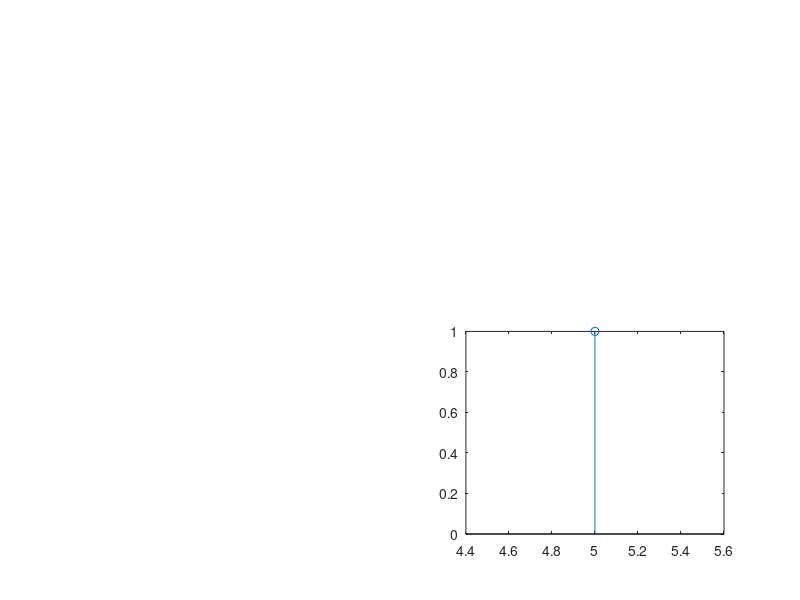

The MATLAB source for this figure: (Note: this script raises an error after producing the figure.)
clear all
close all
clc
%unit impulse sequence

n1 = input('enter value of n1');
n2 = input('enter value of n2');
n0 = input('enter value of n0');

if(n0<=n2 && n0>=n1)
    y=zeros(1,numel(n1,n2));
    x = n1:n2
    %y=x==n0;%unit impulse
    y=x>=n0;%unit step
    subplot(2,2,4);
    stem(x,y);
    axis([n1 n2 -1 2]);
    xlabel('n')
    ylabel('impulse signal');
else
    display('no has to be in between n1 and n2')
end